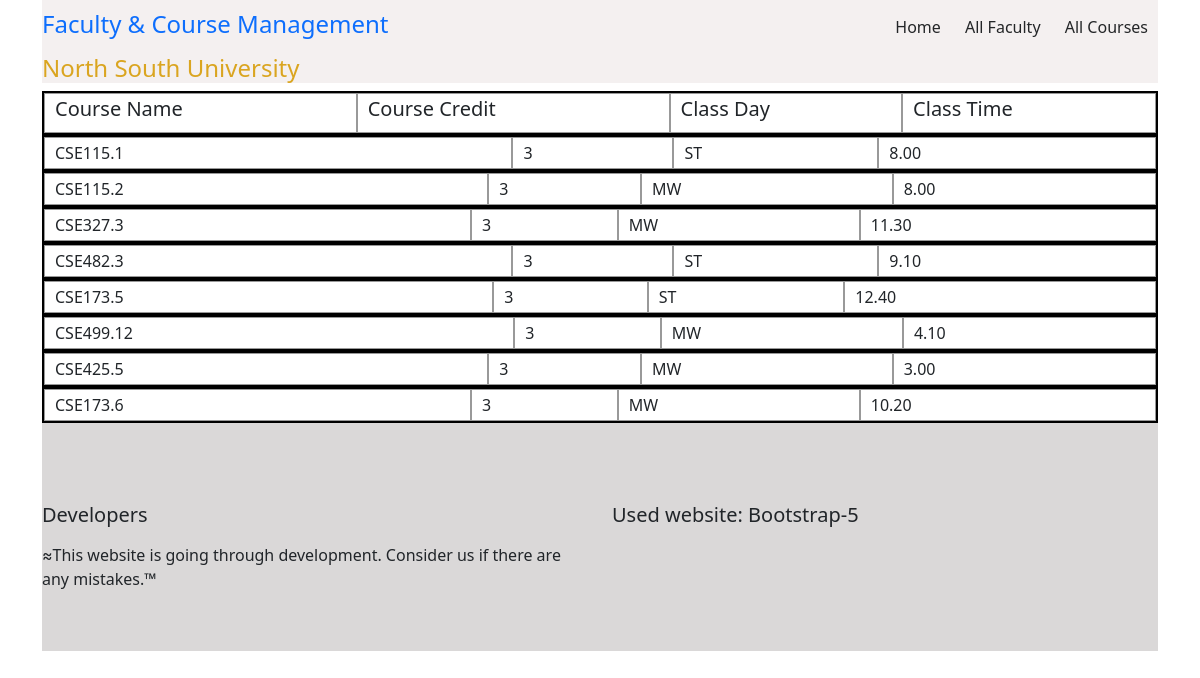
The page /all_course/ on the database its author committed.
### start/models.py (models this page shows, shortened)
class Course(models.Model):
    cname=models.CharField(max_length=10, unique=True)#unique section
    crd=models.IntegerField(blank=False, null=False)
    cday=models.ForeignKey(Day,to_field='day', on_delete=models.CASCADE)
    ctime=models.ForeignKey(Time,to_field='time', on_delete=models.CASCADE)
    class Meta:
        unique_together = (("cday", "ctime","cname"),)#each section time is unique, no clash

class Day(models.Model):
    day= models.CharField(max_length=2, unique=True)
    def __str__(self):
        return self.day

class Time(models.Model):
    time= models.CharField(max_length=5, blank=False, null=False, unique=True)
    def __str__(self):
        return self.time

### start/views.py (the view)
# urls.py: path('all_course/',all_cour, name="all_course"),
def all_cour(req):
    allFac= Course.objects.all()
    return render(req, "start/includes/all_cour.html",{
        'allCour': allFac,
        })

### start/templates/start/includes/all_cour.html (shortened to what this page needs)
{% extends 'start/base/base.html' %} {% load static %} {%block style%}
<link rel="stylesheet" href="{% static 'start/styles/home.css' %}">
<link rel="stylesheet" href="https://cdnjs.cloudflare.com/ajax/libs/select2/4.0.13/css/select2.min.css"
/>
{%endblock%} {%block title%}All Courses{%endblock%} {%block body%}
<div id="header">
    <div class="row">
        <div class="col-md-4">
            <div id="logo">
                <a href="">
                    <h4>Faculty & Course Management</h4>
                </a>
            </div>
        </div>
        <div class="col-md-8">
            <ul id="menu" class="float-md-end">
                <li><a href="/">Home</a></li>
                <li><a href="/all_faculty/">All Faculty</a></li>
                <li><a href="/all_course/">All Courses</a></li>
            </ul>
        </div>
    </div>
    <div>
        <h4>North South University</h4>
    </div>
</div>
<div>
    <div class="divTable" style="width: 100%;border: 2px solid #000;">
        <div class="divTableBody">
            <div class="divTableRow">
                <div class="divTableCell">
                    <h5>Course Name</h5>
                </div>
                <div class="divTableCell">
                    <h5>Course Credit</h5>
                </div>
                <div class="divTableCell">
                    <h5>Class Day</h5>
                </div>
                <div class="divTableCell">
                    <h5>Class Time</h5>
                </div>
            </div>
        </div>
    </div>
</div>
{% for c in allCour%}
<div>
    <div class="divTable" style="width: 100%;border: 2px solid #000;">
        <div class="divTableBody">
            <div class="divTableRow">
                <div class="divTableCell">{{c.cname}}</div>
                <div class="divTableCell">{{c.crd}}</div>
                <div class="divTableCell">{{c.cday}}</div>
                <div class="divTableCell">{{c.ctime}}</div>
            </div>
        </div>
    </div>
</div>
{%endfor%} {%endblock%}

### start/static/start/styles/home.css (style rules this page uses)
#header { color: goldenrod; background: hsl(0, 17%, 95%); }
#logo { margin-top: 10px; }
#menu { list-style: none; margin: 0; padding: 0; }
#menu li { display: inline-block; }
#menu li a { color: rgb(36, 38, 40); padding: 15px 10px; display: block; }
a:link { text-decoration: none; }

### start/templates/start/includes/all_cour.html (style rules this page uses)
.divTable { display: table; width: 100%; }
.divTableRow { display: table-row; }
.divTableCell, .divTableHead { border: 1px solid #999999; display: table-cell; padding: 3px 10px; }
.divTableBody { display: table-row-group; }

### rows shown on the page
Course: cname "CSE115.1", crd "3", cday "ST", ctime "8.00"
Course: cname "CSE115.2", crd "3", cday "MW", ctime "8.00"
Course: cname "CSE327.3", crd "3", cday "MW", ctime "11.30"
Course: cname "CSE482.3", crd "3", cday "ST", ctime "9.10"
Course: cname "CSE173.5", crd "3", cday "ST", ctime "12.40"
Course: cname "CSE499.12", crd "3", cday "MW", ctime "4.10"
Course: cname "CSE425.5", crd "3", cday "MW", ctime "3.00"
Course: cname "CSE173.6", crd "3", cday "MW", ctime "10.20"
